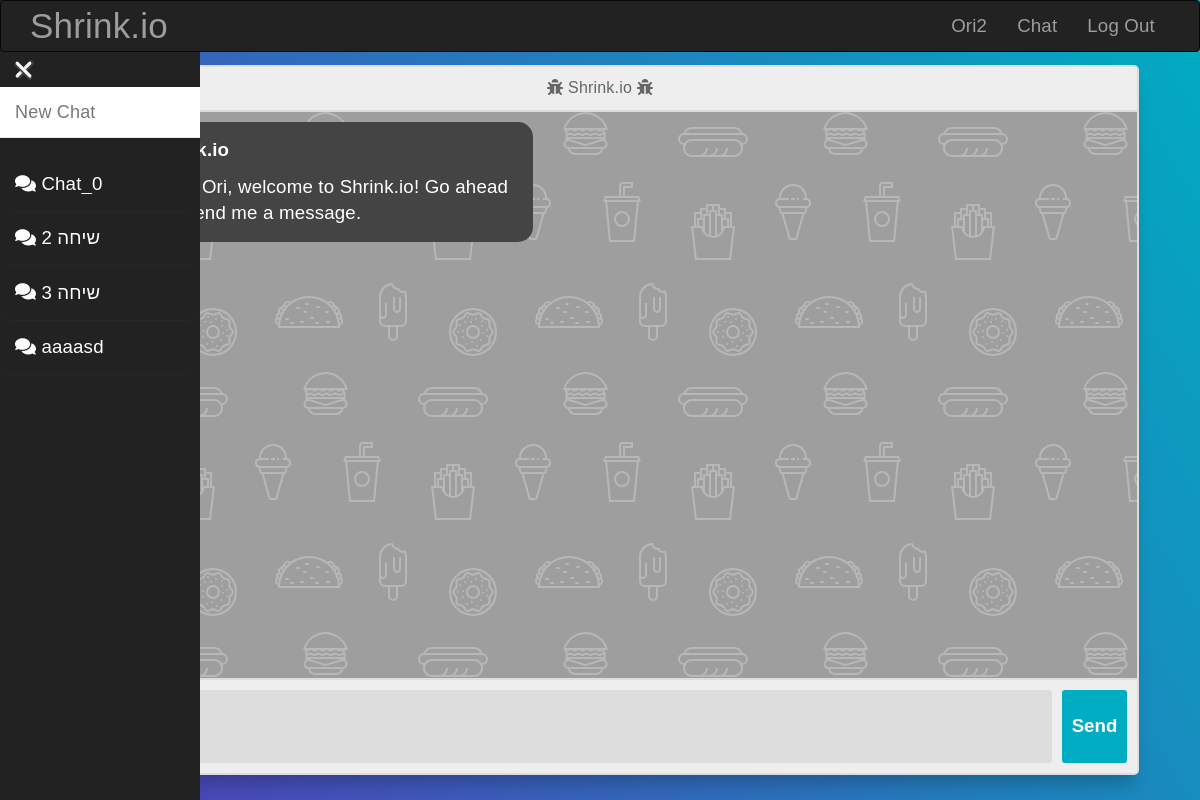
Before: /chat (signed in) with the older database file.
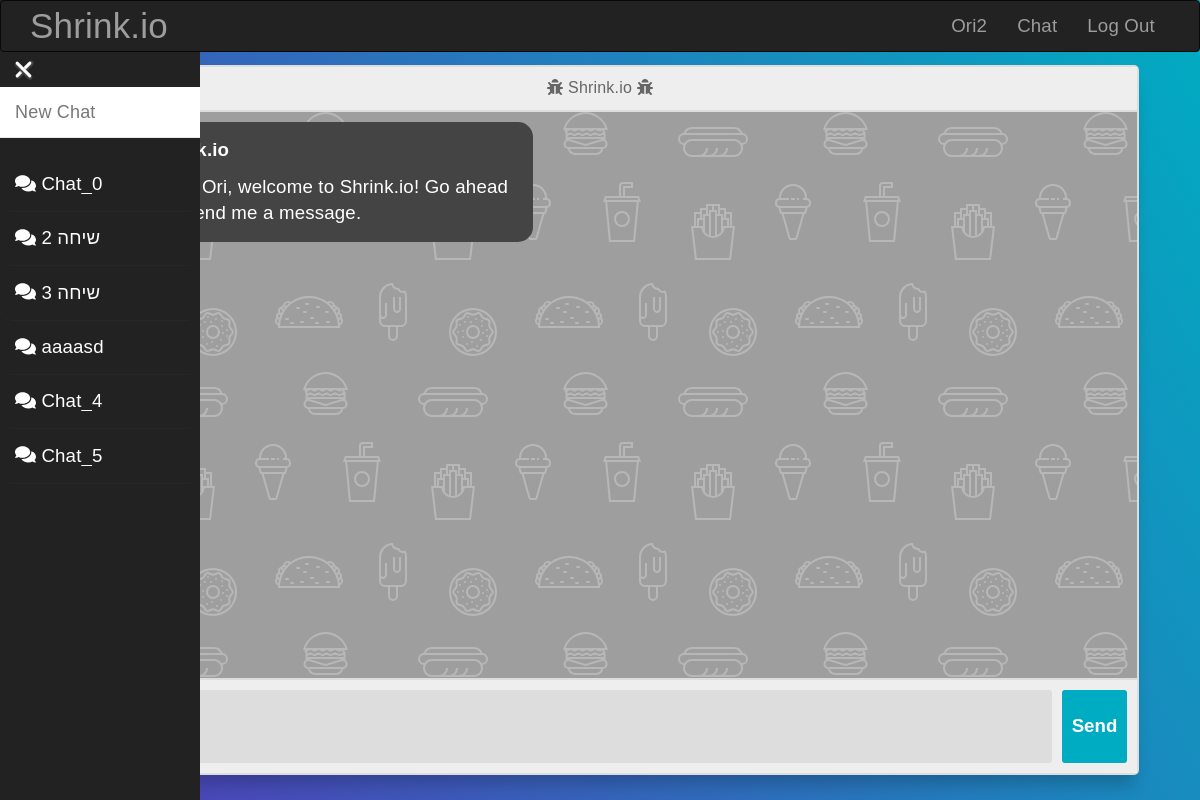
After: the same page with the newer database file.
### website/models.py (models this page shows, shortened)
class User(UserMixin, db.Model):
    __tablename__ = "users"
    id = db.Column(db.Integer, primary_key=True)
    username = db.Column(db.String(64), index=True)
    name = db.Column(db.String(64))
    lastname = db.Column(db.String(64))
    image_data = db.Column(db.LargeBinary, nullable=True)
    image_filename = db.Column(db.String(20), nullable=True, default="/static/image/default.png")
    password_hash = db.Column(db.String(128))
    otp_secret = db.Column(db.String(16))
    chats = db.relationship("Chat", backref=db.backref("chats", lazy=True)) # Creating a relationship with the User model
    @property
    def password(self):
        raise AttributeError("password is not a readable attribute")

class Chat(UserMixin, db.Model):
    __tablename__ = "chats"
    id = db.Column(db.Integer, primary_key=True)
    __name = db.Column(db.String(20), nullable=False)
    chat_json = db.Column(db.Text, nullable=False)
    user_id = db.Column(db.Integer, db.ForeignKey("users.id"))
    @property
    def chat(self):
        return loads(self.chat_json) if self.chat_json else []
    @property
    def name(self):
        return self.__name

### website/views.py (the view)
@views.route("/chat")
def chat():
    from .forms import ChatEdit
    if current_user.is_authenticated == False:
        return render_template("404.html", err_msg="Access Denied, Please Login First."), 404
    user = User.query.filter_by(username=current_user.username).first()
    if user is None:
        return redirect(url_for("views.index"))
    chat_name_form = ChatEdit()
    return render_template("chat.html", user=user, chat_data=-1, chat_id=-1, name_form=chat_name_form)

### website/forms.py
class ChatEdit(FlaskForm):
    name = StringField("Name", validators=[Length(1, 20)])

### website/__init__.py (called while the page is built)
def create_app():
    app = Flask(__name__)
    app.static_folder = "static"
    app.config.from_object("config")
    Bootstrap(app)
    db.init_app(app)
    login_manager = LoginManager()
    login_manager.login_view = "auth.login"
    login_manager.init_app(app)
    from .models import User
    create_database(app)
    @login_manager.user_loader
    def load_user(user_id):
        return User.query.get(int(user_id))
    app.register_error_handler(404, page_not_found)
    from .auth import auth as auth_blueprint
    app.register_blueprint(auth_blueprint)
    from .views import views as views_blueprint
    app.register_blueprint(views_blueprint)
    return app

### website/templates/chat.html (shortened to what this page needs)
{% extends "base.html" %}
{% import "bootstrap/wtf.html" as wtf %}
{% block page_content %}
<head>
  <link rel="stylesheet" href="{{ url_for('static', filename='styles/chat.css') }}">
</head>
{% with previous_chats=user.chats, name_form=name_form %}
  {% include "chat_side_navbar.html" %}
{% endwith %}
<div class="container body" style="padding-top:3vw;width: calc(100% - 1%); padding-top:30pt;">
      <section class="msger">
        <header class="msger-header">
          <div class="msger-header-title">
              <i class="fas fa-bug"></i> Shrink.io <i class="fas fa-bug"></i>
      </div>
    </header>
    <main class="msger-chat">
      {% if chat_data == -1  %}
      <div class="msg left-msg">
        <div class="msg-bubble">
          <div class="msg-info">
            <div class="msg-info-name">Shrink.io</div>
          </div>
          <div class="msg-text">
            Hi {{ user.name.title() }}, welcome to Shrink.io! Go ahead and send me a message.
          </div>
        </div>
      </div>
      {% endif %}
    </main>
    <form class="msger-inputarea">
        <textarea id="w3review" class="msger-input" id="textInput" name="w3review" rows="2" cols="20"></textarea>
      <button type="submit" class="msger-send-btn">Send</button>
    </form>
  </section>
</div>
{% endblock %}

### website/templates/base.html (shortened to what this page needs)
{% extends "bootstrap/base.html" %}
{% block navbar %}
<div class="navbar navbar-inverse" role="navigation" style="position: fixed; width:100%;z-index:3;">
    <div class="container">
        <div class="navbar-header">
            <a class="navbar-brand" style="font-size: 35px;" href="{{ url_for('views.index') }}">Shrink.io</a>
        </div>
        <div class="navbar-collapse collapse">
            <ul class="nav navbar-nav navbar-right">
                {% if current_user.is_authenticated %}
                <li><a href="{{ url_for('views.profile') }}">{{ current_user.username.title() }}</a></li>
                <li><a href="{{ url_for('views.chat') }}">Chat</a></li>
                <li><a href="{{ url_for('auth.logout') }}">Log Out</a></li>
                {% else %}
                <li><a href="{{ url_for('auth.login') }}">Log In</a></li>
                <li><a href="{{ url_for('auth.register') }}">Register</a></li>
                {% endif %}
            </ul>
        </div>
    </div>
</div>
{% endblock %}
{% block content %}
<div class="container">
    {% block page_content %}{% endblock %}
</div>
{% endblock %}

### website/templates/chat_side_navbar.html (shortened to what this page needs)
{% import "bootstrap/wtf.html" as wtf %}
{% block page_content %}
<head>
    <link rel="stylesheet" href="{{ url_for('static', filename='styles/chat.css') }}">
    <link rel="stylesheet" href="{{ url_for('static', filename='styles/chat_side_navbar.css') }}">
</head>
<div class="slide-button">
    <div class="bars-container change" id="msbo" onclick="barIconAnimate(this)">
        <div class="bar3"></div>
    </div>
</div>
<div class="msb" id="msb" style="padding-top:65pt; background:#222;">
    <nav class="navbar navbar-default" role="navigation">
        <div class="navbar-header">
            <div class="brand-wrapper">
                <div class="brand-name-wrapper">
                    <a class="navbar-brand" href="/chat">
                        New Chat
                    </a>
                </div>
            </div>
        </div>
        <div class="side-menu-container">
            <ul class="nav navbar-nav">
                {% for chat in previous_chats %}
                    <li class="prev-chat" style="white-space: nowrap; padding-top:10pt; padding-bottom:10pt;">
                        <a href="{{ url_for('views.get_chat', chat_id=chat.id) }}" id="{{ chat.id }}" style="display:inline;" name={{ chat.name }} draggable="false">
                            <i class="fas fa-duotone fa-comments"></i>
                            {{ name_form.name(value=chat.name, style="all:unset; width:55%;", class="name_input", readonly=True) }}
                        </a>
                    </li>
                {% endfor %}
            </ul>
        </div>
    </nav>
</div>
{% endblock %}

### website/static/styles/chat.css (style rules this page uses)
:root { --body-bg: linear-gradient(135deg, #f5f7fa 0%, #c3cfe2 100%); --msger-bg: #fff; --border: 2px solid #ddd; --left-msg-bg: #444; --right-msg-bg: #579ffb; }
html { box-sizing: border-box; }
*, *:before, *:after { margin: 0; padding: 0; box-sizing: inherit; }
.body { display: flex; justify-content: center; align-items: center; height: 100vh; width: 90%; }
body { background: linear-gradient(60deg, rgba(84,58,183,1) 0%, rgba(0,172,193,1) 100%); background-size: auto; background-attachment: fixed; color: white; }
.msger { display: flex; flex-flow: column wrap; justify-content: space-between; width: 100%; margin: 25px 10px; height: calc(100% - 50px); border: var(--border); border-radius: 5px; background: var(--msger-bg); box-shadow: 0 15px 15px -5px rgba(0, 0, 0, 0.2); }
.msger-header { font-size: medium; justify-content: space-between; padding: 10px; text-align: center; border-bottom: var(--border); background: #eee; color: #666; }
.msger-chat { flex: 1; overflow-y: auto; padding: 10px; }
.msg { display: flex; align-items: flex-end; margin-bottom: 10px; }
.msg-text { width: fit-content; white-space: normal; overflow-wrap: break-all; word-wrap: break-all; word-break: break-all; }
.msg-bubble { max-width: 300pt; padding: 15px; border-radius: 15px; background: var(--left-msg-bg); }
.msg-info { display: flex; justify-content: space-between; align-items: center; margin-bottom: 10px; }
.msg-info-name { margin-right: 10px; font-weight: bold; }
.left-msg .msg-bubble { border-bottom-left-radius: 0; }
.msger-inputarea { display: flex; padding: 10px; border-top: var(--border); background: #eee; color: #444; }
.msger-inputarea * { padding: 10px; border: none; border-radius: 3px; font-size: 1em; }
.msger-input { flex: 1; background: #ddd; }
.msger-send-btn { margin-left: 10px; background: rgb(0, 172,193); color: #fff; font-weight: bold; cursor: pointer; transition: background 0.23s; }
.msger-chat { background-color: rgba(62, 62, 62, 0.5); animation: shine 100s linear infinite; }
textarea { resize: none; }

### website/static/styles/chat_side_navbar.css (style rules this page uses)
body { background-color: #fff; font-family: Arial, sans-serif; font-size: 14pt; letter-spacing: 0.01em; color: #fff; }
.navbar-default { background-color: #fff; margin-left: 150pt; }
a, a:focus, a:hover { text-decoration: none; }
.msb, .mnb { -moz-animation: slidein 300ms forwards; -o-animation: slidein 300ms forwards; -webkit-animation: slidein 300ms forwards; animation: slidein 300ms forwards; -webkit-transform-style: preserve-3d; transform-style: preserve-3d; }
.bars-container { display: inline-block; cursor: pointer; }
.bar1 , .bar2 , .bar3 { width: 21px; height: 3px; background: #fff; margin: 6px 0; transition: 0.4s; border-radius:3px; box-shadow: 1px 1px 1px 1px #444; }
.change .bar3 { transform: translate(0, -9px) rotate(45deg); }
.slide-button { position: absolute; top: 40pt; left: 10pt; width: auto; height: auto; z-index:2; }
.prev-chat { width: auto; border-bottom: 1pt solid rgba(44, 44, 44, 0.5); border-radius: 10pt; -webkit-user-select: none; -ms-user-select: none; user-select: none; }

Changed rows visible on the page:
added Chat: name "Chat_4"
added Chat: name "Chat_5"
